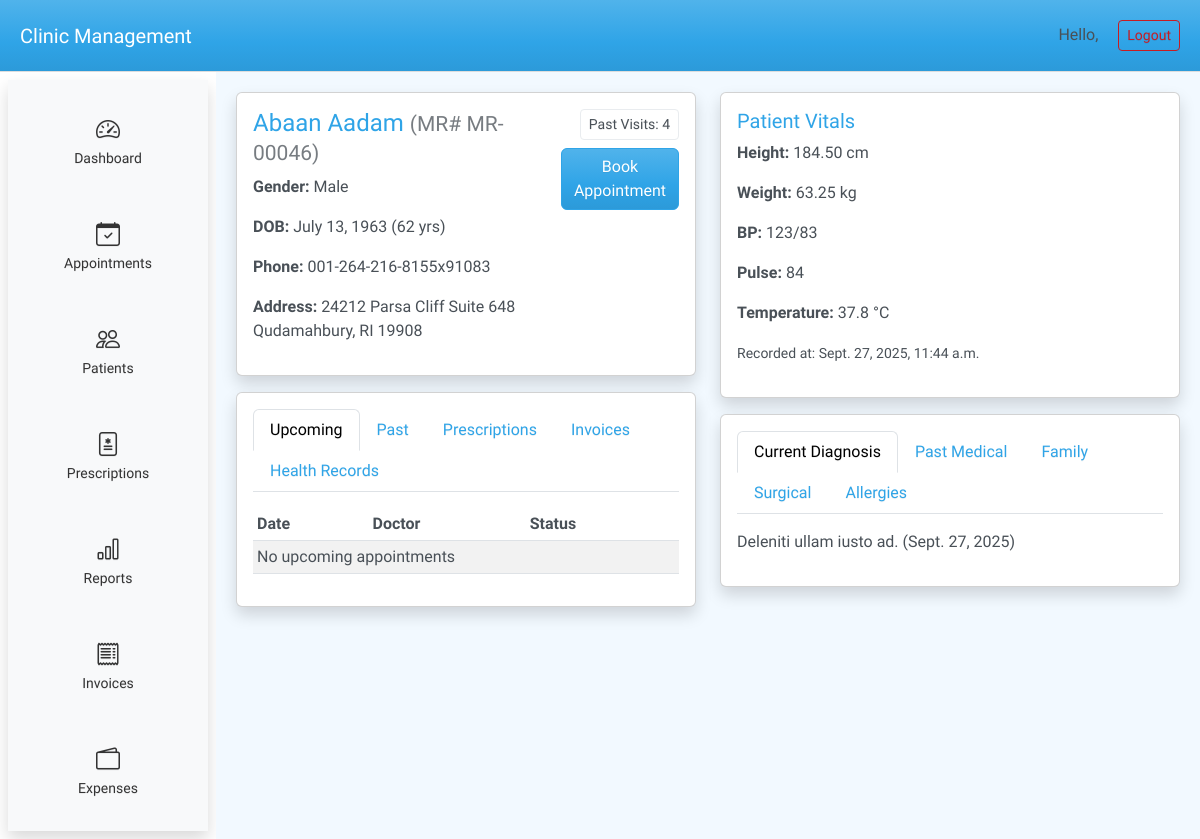
The app's page /patients/46/, older data.
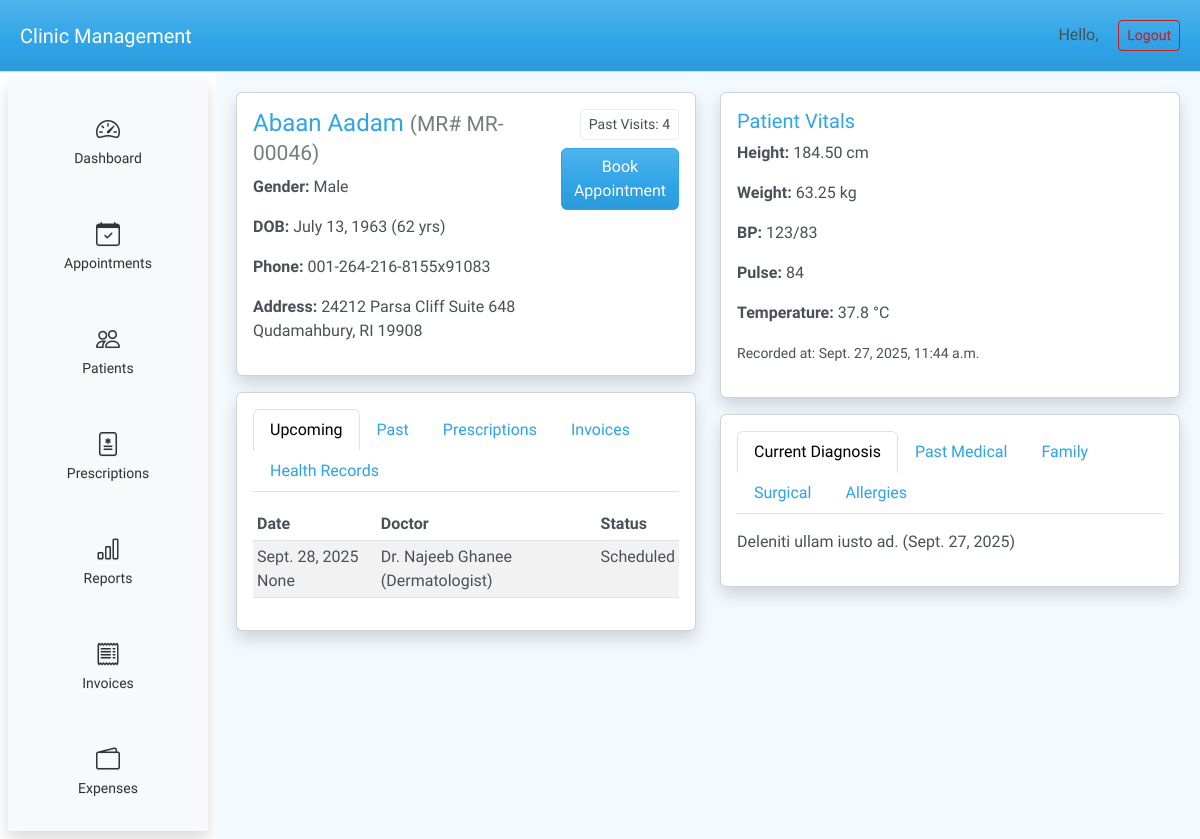
The same page, newer data.
### patients/models.py (models this page shows)
class HistoryItem(models.Model):
    HISTORY_CHOICES = [
        ("CURRENT_DIAGNOSIS", "Current Diagnosis"),
        ("PAST_MEDICAL", "Past Medical History"),
        ("FAMILY", "Family History"),
        ("SURGICAL", "Surgical History"),
        ("ALLERGIES", "Allergies"),
    ]
    patient = models.ForeignKey(Patient, on_delete=models.CASCADE, related_name="history_items")
    category = models.CharField(max_length=30, choices=HISTORY_CHOICES)
    description = models.TextField()
    noted_at = models.DateField(auto_now_add=True)
    class Meta:
        ordering = ["-noted_at"]

### appointments/models.py (models this page shows, shortened)
class Appointment(models.Model):
    STATUS_CHOICES = [
        ("SCHEDULED", "Scheduled"),
        ("COMPLETED", "Completed"),
        ("CANCELLED", "Cancelled"),
    ]
    patient = models.ForeignKey("patients.Patient", on_delete=models.CASCADE, related_name="appointments")
    doctor = models.ForeignKey("doctors.Doctor", on_delete=models.CASCADE, related_name="appointments")
    date = models.DateField()
    time = models.TimeField(null=True, blank=True)
    token_number = models.PositiveIntegerField(null=True, blank=True, editable=False)
    status = models.CharField(max_length=20, choices=STATUS_CHOICES, default="SCHEDULED")
    notes = models.TextField(blank=True, null=True)
    created_at = models.DateTimeField(auto_now_add=True)
    class Meta:
        ordering = ["date", "time"]
        constraints = [
            models.UniqueConstraint(fields=["date", "doctor", "token_number"], name="unique_token_per_doctor_day")
        ]

### doctors/models.py (models this page shows)
class Doctor(models.Model):
    first_name = models.CharField(max_length=100)
    last_name = models.CharField(max_length=100)
    specialty = models.CharField(max_length=100)
    phone = models.CharField(max_length=20)
    email = models.EmailField(blank=True, null=True)
    availability = models.TextField(blank=True, null=True)  # could later become proper schedule
    def __str__(self):
        return f"Dr. {self.first_name} {self.last_name} ({self.specialty})"

### patients/views.py (the view)
# urls.py: path("<int:pk>/", views.patient_detail, name="patient_detail"),
def patient_detail(request, pk):
    patient = get_object_or_404(Patient, pk=pk)
    today = timezone.now().date()
    upcoming_appointments = (
        Appointment.objects.filter(patient=patient, date__gte=today)
        .order_by("date", "time")
    )
    past_appointments = (
        Appointment.objects.filter(patient=patient, date__lt=today)
        .order_by("-date", "-time")
    )
    prescriptions = Prescription.objects.filter(record__patient=patient)
    invoices = Bill.objects.filter(patient=patient)
    health_records = MedicalRecord.objects.filter(patient=patient).order_by("-visit_date")
    context = {
        "patients": Patient.objects.all(),
        "doctors": Doctor.objects.all(),
        "patient": patient,
        "upcoming_appointments": upcoming_appointments,
        "past_appointments": past_appointments,
        "prescriptions": prescriptions,
        "invoices": invoices,
        "health_records": health_records,
        "selected_patient": patient,   # 👈 preselect this one
        "diagnosis_history": patient.history_items.filter(category="CURRENT_DIAGNOSIS"),
        "past_medical_history": patient.history_items.filter(category="PAST_MEDICAL"),
        "family_history": patient.history_items.filter(category="FAMILY"),
        "surgical_history": patient.history_items.filter(category="SURGICAL"),
        "allergy_history": patient.history_items.filter(category="ALLERGIES"),
    }
    return render(request, "patients/patient_detail.html", context)

### patients/models.py (called while the page is built)
    @property
    def age(self):
        if not self.dob:
            return None
        today = date.today()
        return today.year - self.dob.year - ((today.month, today.day) < (self.dob.month, self.dob.day))

### templates/patients/patient_detail.html (shortened to what the changed rows need)
{% extends "base.html" %}
{% block content %}
<div class="row">
    <div class="col-md-6">
    <div class="card shadow">
        <div class="card-body">
            <div class="tab-content mt-3">
                <div class="tab-pane fade show active" id="upcoming">
                    <table class="table table-sm table-striped">
                        <thead><tr><th>Date</th><th>Doctor</th><th>Status</th></tr></thead>
                        <tbody>
                            {% for appt in upcoming_appointments %}
                                <tr>
                                    <td>{{ appt.date }} {{ appt.time }}</td>
                                    <td>{{ appt.doctor }}</td>
                                    <td>{{ appt.get_status_display }}</td>
                                </tr>
                            {% empty %}
                                <tr><td colspan="3">No upcoming appointments</td></tr>
                            {% endfor %}
                        </tbody>
                    </table>
                </div>
            </div>
        </div>
    </div>
    </div>
    <div class="col-md-6">
        <div class="card shadow">
            <div class="card-body">
                <div class="tab-content mt-3">
                    <div class="tab-pane fade show active" id="diagnose">
                        {% for item in patient.history_items.all %}
                            {% if item.category == "CURRENT_DIAGNOSIS" %}
                                <p>{{ item.description }} ({{ item.noted_at }})</p>
                            {% endif %}
                        {% empty %}<p>No data</p>{% endfor %}
                    </div>
                </div>
            </div>
        </div>
    </div>
</div>
{% endblock %}

Row changes from the older to the newer data that the page shows:
added Appointment: date "Sept. 28, 2025", time "None", doctor "Dr. Najeeb Ghanee (Dermatologist)", status "Scheduled"
Text that changed along with them:
text no longer shown: "No upcoming appointments"
